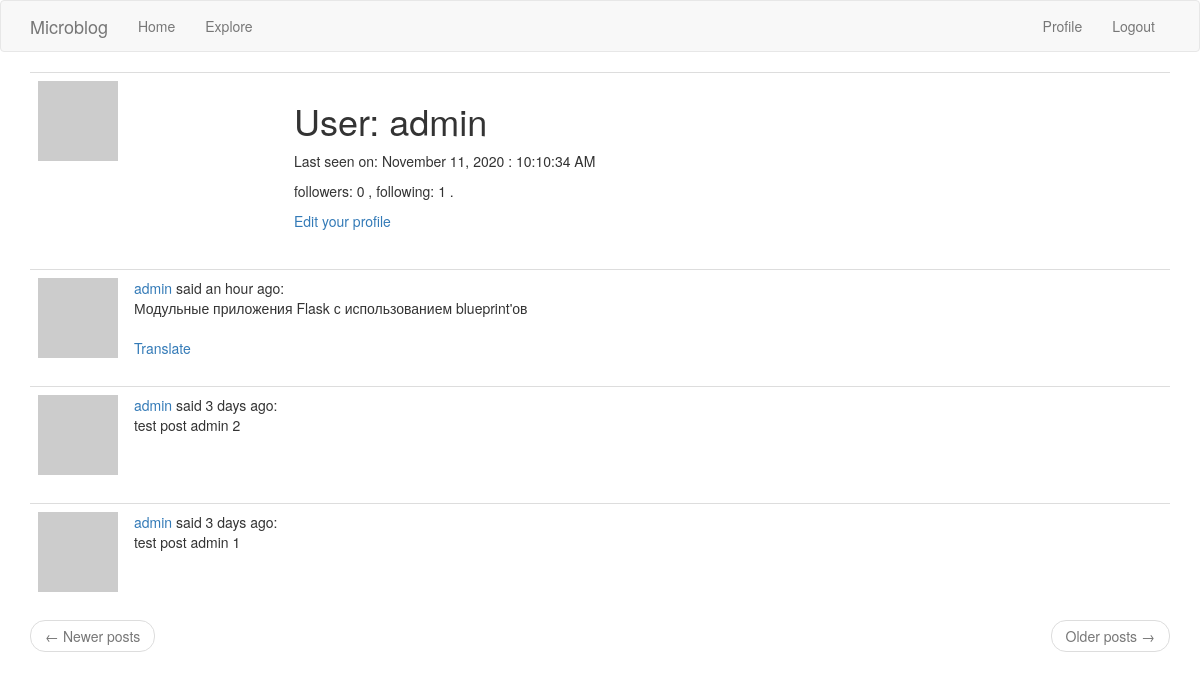
The page /user/admin (signed in) on the database as committed earlier.
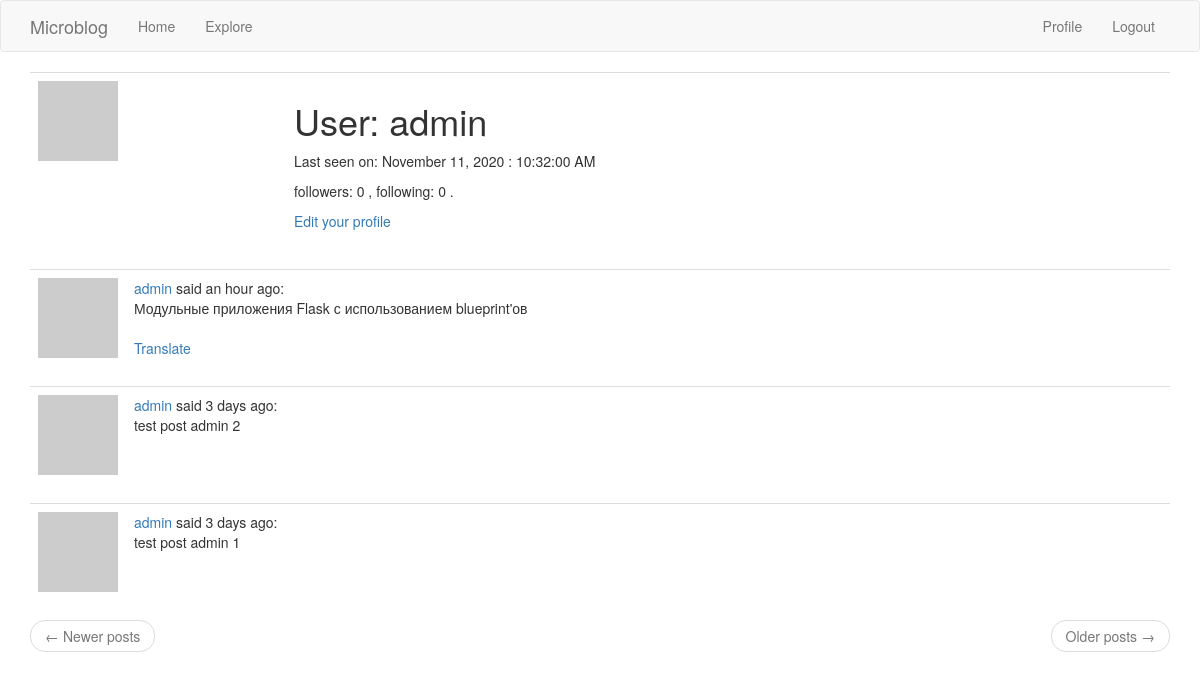
The same page on the database as committed later.
### app/models.py (models this page shows, shortened)
class User(UserMixin, db.Model):
    id = db.Column(db.Integer, primary_key=True)
    username = db.Column(db.String(64), index=True, unique=True)
    email = db.Column(db.String(120), index=True, unique=True)
    password_hash = db.Column(db.String(128))
    about_me = db.Column(db.String(140))
    posts = db.relationship('Post', backref='author', lazy='dynamic')
    last_seen = db.Column(db.DateTime, default=datetime.utcnow)
    followed = db.relationship(
        'User', secondary=followers,
        primaryjoin=(followers.c.follower_id == id),
        secondaryjoin=(followers.c.followed_id == id),
        backref=db.backref('followers', lazy='dynamic'), lazy='dynamic')
    def avatar(self, size):
        digest = md5(self.email.lower().encode('utf-8')).hexdigest()
        return 'https://www.gravatar.com/avatar/{}?d=identicon&s={}'.format(
            digest, size)

class Post(db.Model):
    id = db.Column(db.Integer, primary_key=True)
    body = db.Column(db.String(140))
    timestamp = db.Column(db.DateTime, index=True, default=datetime.utcnow)
    user_id = db.Column(db.Integer, db.ForeignKey('user.id'))
    language = db.Column(db.String(5))

### app/main/routes.py (the view)
@bp.route('/user/<username>')
@login_required
def user(username):
    user = User.query.filter_by(username=username).first_or_404()
    page = request.args.get('page', 1, type=int)
    posts = user.posts.order_by(Post.timestamp.desc()).paginate(
        page, current_app.config['POSTS_PER_PAGE'], False)
    next_url = url_for('main.user', username=user.username,
                       page=posts.next_num) if posts.has_next else None
    prev_url = url_for('main.user', username=user.username,
                       page=posts.prev_num) if posts.has_prev else None
    form = EmptyForm()
    return render_template('user.html', user=user, posts=posts.items,
                           next_url=next_url, prev_url=prev_url, form=form)

### app/main/routes.py (called while the page is built)
@bp.before_app_request
def before_request():
    if current_user.is_authenticated:
        current_user.last_seen = datetime.utcnow()
        db.session.commit()
    g.locale = str(get_locale())

### app/models.py (called while the page is built)
@login.user_loader
def load_user(id):
    return User.query.get(int(id))

### app/main/templates/user.html (shortened to what this page needs)
{% extends "base.html" %}
{% block app_content %}
    <table class="table table-hover">
        <tr>
            <td width="256px"><img src="{{ user.avatar(256) }}"></td>
            <td>
                <h1>{{ _('User')}}: {{ user.username }}</h1>
                {% if user.last_seen %}
                    <p>{{ _('Last seen on: ')}}{{ moment(user.last_seen).format('LL') }} : {{ moment(user.last_seen).format('LTS') }}</p>
                {% endif %}
                <p>{{ _('followers:') }} {{ user.followers.count() }} , {{ _('following:') }} {{ user.followed.count() }} .</p>
                {% if user == current_user %}
                    <p><a href="{{ url_for('main.edit_profile') }}">{{ _('Edit your profile')}}</a></p>
                {% endif %}
            </td>
        </tr>
    </table>
    {% for post in posts %}
        {% include '_post.html' %}
    {% endfor %}
    <nav aria-label="...">
        <ul class="pager">
            <li class="previous{% if not prev_url %} disabled{% endif %}">
                <a href="{{ prev_url or '#' }}">
                    <span aria-hidden="true">&larr;</span> {{ _('Newer posts')}}
                </a>
            </li>
            <li class="next{% if not next_url %} disabled{% endif %}">
                <a href="{{ next_url or '#' }}">
                    {{ _('Older posts')}} <span aria-hidden="true">&rarr;</span>
                </a>
            </li>
        </ul>
    </nav>
{% endblock %}

### app/main/templates/base.html (shortened to what this page needs)
{% extends 'bootstrap/base.html' %}
{% block styles %}
    {{ super() }}
{% endblock %}
{% block navbar %}
    <nav class="navbar navbar-default">
        <div class="container">
            <div class="navbar-header">
                <a class="navbar-brand" href="{{ url_for('main.index') }}">Microblog</a>
            </div>
            <div class="collapse navbar-collapse" id="bs-example-navbar-collapse-1">
                <ul class="nav navbar-nav">
                    <li><a href="{{ url_for('main.index') }}">{{ _('Home') }}</a></li>
                    <li><a href="{{ url_for('main.explore') }}">{{ _('Explore') }}</a></li>
                </ul>
                <ul class="nav navbar-nav navbar-right">
                    {% if current_user.is_anonymous %}
                        <li><a href="{{ url_for('auth.login') }}">{{ _('Login') }}</a></li>
                    {% else %}
                        <li><a href="{{ url_for('main.user', username=current_user.username) }}">{{ _('Profile') }}</a></li>
                        <li><a href="{{ url_for('auth.logout') }}">{{ _('Logout') }}</a></li>
                    {% endif %}
                </ul>
            </div>
        </div>
    </nav>
{% endblock %}
{% block content %}
    <div class="container">
        {% block app_content %}{% endblock %}
    </div>
{% endblock %}

### app/main/templates/_post.html
<table class="table table-hover">
    <tr>
        <td width="70px">
            <a href="{{ url_for('main.user', username=post.author.username) }}">
                <img src="{{ post.author.avatar(70) }}"/>
            </a>
        </td>
        <td>
            <a href="{{ url_for('main.user', username=post.author.username) }}">
                {{ post.author.username }}
            </a>
            {{ _('said') }} {{ moment(post.timestamp).fromNow() }}:
            <br>
            <span id="post{{ post.id }}">{{ post.body }}</span>
            {% if post.language and post.language != g.locale %}
                <br><br>
              <span id="translation{{ post.id }}">
                <a href="javascript:translate(
                            '#post{{ post.id }}',
                            '#translation{{ post.id }}',
                            '{{ post.language }}',
                            '{{ g.locale }}');">{{ _('Translate') }}</a>
            </span>
            {% endif %}
        </td>
    </tr>
</table>

Rows that differ between the two databases and show on the page:
changed User "admin": last_seen "10:10:34 AM" → "10:32:00 AM"
Other text that changed with them:
{{ user.followed.count() }}: "1" → "0"
